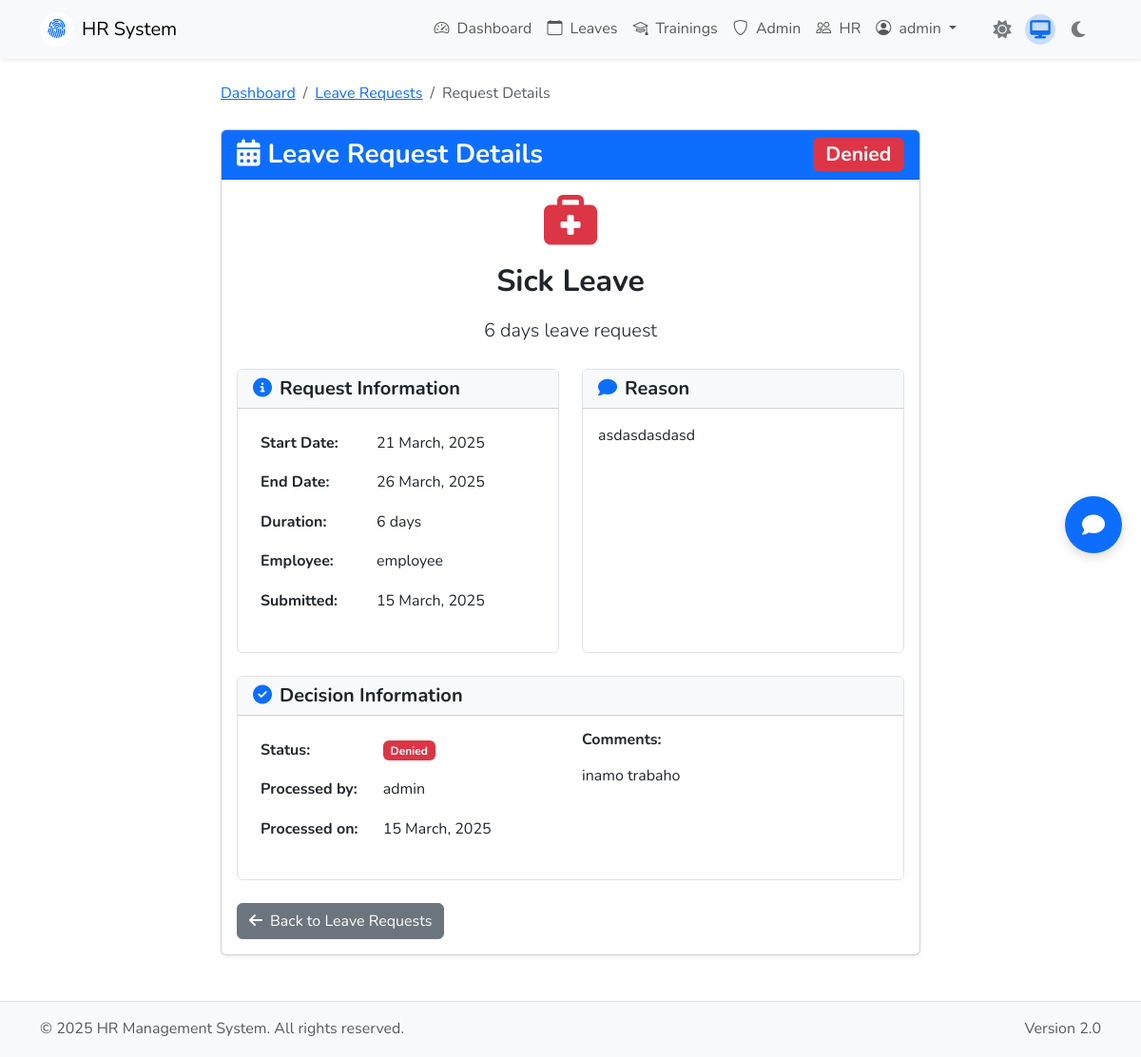
/leaves/2 (signed in), run on the app's committed database.
### models.py (models this page shows, shortened)
class User(UserMixin, db.Model):
    id = db.Column(db.Integer, primary_key=True)
    username = db.Column(db.String(80), unique=True, nullable=False)
    email = db.Column(db.String(120), unique=True, nullable=False)
    password_hash = db.Column(db.String(200), nullable=False)
    department = db.Column(db.String(100), nullable=False)
    role = db.Column(db.String(20), nullable=False, default='employee')  # 'employee', 'hr', 'admin'
    def is_admin(self):
        return self.role == 'admin'
    def is_hr(self):
        return self.role == 'hr'

class LeaveRequest(db.Model):
    id = db.Column(db.Integer, primary_key=True)
    employee_id = db.Column(db.Integer, db.ForeignKey('user.id'), nullable=False)
    approver_id = db.Column(db.Integer, db.ForeignKey('user.id'), nullable=True)
    leave_type = db.Column(db.String(50), nullable=False)  # vacation, sick, personal, etc.
    start_date = db.Column(db.Date, nullable=False)
    end_date = db.Column(db.Date, nullable=False)
    status = db.Column(db.String(20), default='pending')  # pending, approved, denied
    reason = db.Column(db.Text)
    approval_comment = db.Column(db.Text)
    created_at = db.Column(db.DateTime, default=datetime.utcnow)
    updated_at = db.Column(db.DateTime, default=datetime.utcnow, onupdate=datetime.utcnow)
    employee = db.relationship('User', foreign_keys=[employee_id], backref=db.backref('leave_requests', lazy='dynamic'))
    approver = db.relationship('User', foreign_keys=[approver_id], backref=db.backref('approved_leaves', lazy='dynamic'))
    @property
    def duration_days(self):
        if self.start_date and self.end_date:
            return (self.end_date - self.start_date).days + 1
        return 0
    @property
    def status_badge_color(self):
        if self.status == 'approved':
            return 'bg-success'
        elif self.status == 'denied':
            return 'bg-danger'
        else:  # pending
            return 'bg-warning'

### app.py (the view)
@app.route('/leaves/<int:leave_id>')
@login_required
def view_leave(leave_id):
    leave = LeaveRequest.query.get_or_404(leave_id)
    if not (current_user.id == leave.employee_id or current_user.is_hr() or current_user.is_admin()):
        flash("You don't have permission to view this leave request", "danger")
        return redirect(url_for('dashboard'))
    return render_template('leaves/view.html', leave=leave)

### app.py (called while the page is built)
@login_manager.user_loader
def load_user(user_id):
    return User.query.get(int(user_id))

@app.context_processor
def utility_processor():
    def get_profile_image_url(profile_image, width=300, height=300, version=None):
        if not profile_image or profile_image == 'default-profile':
            return url_for('static', filename='img/default-profile.png')
        return get_optimized_url(profile_image, width, height, version=version)
    now = datetime.now()
    return dict(get_profile_image_url=get_profile_image_url, now=now)

### templates/leaves/view.html (shortened to what this page needs)
{% extends "base.html" %}
{% block content %}
<div class="row justify-content-center">
    <div class="col-lg-8">
        <nav aria-label="breadcrumb" class="mb-4">
            <ol class="breadcrumb">
                <li class="breadcrumb-item"><a href="{{ url_for('dashboard') }}">Dashboard</a></li>
                <li class="breadcrumb-item"><a href="{{ url_for('leaves') }}">Leave Requests</a></li>
                <li class="breadcrumb-item active" aria-current="page">Request Details</li>
            </ol>
        </nav>
        <div class="card shadow-sm mb-4">
            <div class="card-header bg-primary text-white">
                <h3 class="card-title mb-0 d-flex justify-content-between align-items-center">
                    <span><i class="fas fa-calendar-alt me-2"></i>Leave Request Details</span>
                    <span class="badge {{ leave.status_badge_color }}">{{ leave.status.title() }}</span>
                </h3>
            </div>
            <div class="card-body">
                <div class="text-center mb-4">
                    {% if leave.leave_type == 'vacation' %}
                        <i class="fas fa-umbrella-beach display-4 text-primary mb-3"></i>
                    {% elif leave.leave_type == 'sick' %}
                        <i class="fas fa-briefcase-medical display-4 text-danger mb-3"></i>
                    {% elif leave.leave_type == 'personal' %}
                        <i class="fas fa-user-clock display-4 text-info mb-3"></i>
                    {% elif leave.leave_type == 'bereavement' %}
                        <i class="fas fa-heart-broken display-4 text-secondary mb-3"></i>
                    {% elif leave.leave_type == 'maternity' or leave.leave_type == 'paternity' %}
                        <i class="fas fa-baby display-4 text-success mb-3"></i>
                    {% else %}
                        <i class="fas fa-calendar-minus display-4 text-warning mb-3"></i>
                    {% endif %}
                    <h2>{{ leave.leave_type.title() }} Leave</h2>
                    <p class="lead">{{ leave.duration_days }} day{% if leave.duration_days > 1 %}s{% endif %} leave request</p>
                </div>
                <div class="row">
                    <div class="col-md-6 mb-4">
                        <div class="card h-100 border">
                            <div class="card-header bg-light">
                                <h5 class="mb-0"><i class="fas fa-info-circle me-2 text-primary"></i>Request Information</h5>
                            </div>
                            <div class="card-body">
                                <table class="table table-borderless">
                                    <tr>
                                        <th width="40%">Start Date:</th>
                                        <td>{{ leave.start_date.strftime('%d %B, %Y') }}</td>
                                    </tr>
                                    <tr>
                                        <th>End Date:</th>
                                        <td>{{ leave.end_date.strftime('%d %B, %Y') }}</td>
                                    </tr>
                                    <tr>
                                        <th>Duration:</th>
                                        <td>{{ leave.duration_days }} day{% if leave.duration_days > 1 %}s{% endif %}</td>
                                    </tr>
                                    <tr>
                                        <th>Employee:</th>
                                        <td>{{ leave.employee.username }}</td>
                                    </tr>
                                    <tr>
                                        <th>Submitted:</th>
                                        <td>{{ leave.created_at.strftime('%d %B, %Y') }}</td>
                                    </tr>
                                </table>
                            </div>
                        </div>
                    </div>
                    <div class="col-md-6 mb-4">
                        <div class="card h-100 border">
                            <div class="card-header bg-light">
                                <h5 class="mb-0"><i class="fas fa-comment me-2 text-primary"></i>Reason</h5>
                            </div>
                            <div class="card-body">
                                <p>{{ leave.reason }}</p>
                            </div>
                        </div>
                    </div>
                </div>
                {% if leave.status != 'pending' %}
                <div class="card border mb-4">
                    <div class="card-header bg-light">
                        <h5 class="mb-0"><i class="fas fa-check-circle me-2 text-primary"></i>Decision Information</h5>
                    </div>
                    <div class="card-body">
                        <div class="row">
                            <div class="col-md-6">
                                <table class="table table-borderless">
                                    <tr>
                                        <th width="40%">Status:</th>
                                        <td><span class="badge {{ leave.status_badge_color }}">{{ leave.status.title() }}</span></td>
                                    </tr>
                                    <tr>
                                        <th>Processed by:</th>
                                        <td>{{ leave.approver.username }}</td>
                                    </tr>
                                    <tr>
                                        <th>Processed on:</th>
                                        <td>{{ leave.updated_at.strftime('%d %B, %Y') }}</td>
                                    </tr>
                                </table>
                            </div>
                            <div class="col-md-6">
                                <h6>Comments:</h6>
                                <p class="mb-0">{{ leave.approval_comment or 'No comments provided.' }}</p>
                            </div>
                        </div>
                    </div>
                </div>
                {% endif %}
                <div class="d-flex justify-content-between mt-3">
                    <a href="{{ url_for('leaves') }}" class="btn btn-secondary">
                        <i class="fas fa-arrow-left me-2"></i>Back to Leave Requests
                    </a>
                </div>
            </div>
        </div>
    </div>
</div>
{% endblock %}

### templates/base.html (shortened to what this page needs)
<!DOCTYPE html>
<html lang="en">
<head>
    <link href="https://cdn.jsdelivr.net/npm/bootstrap@5.3.0/dist/css/bootstrap.min.css" rel="stylesheet">
    <link rel="stylesheet" href="https://cdn.jsdelivr.net/npm/bootstrap-icons@1.10.0/font/bootstrap-icons.css">
    <link rel="stylesheet" href="https://cdnjs.cloudflare.com/ajax/libs/font-awesome/6.4.0/css/all.min.css">
    <link rel="stylesheet" href="{{ url_for('static', filename='css/ui-kit.css') }}">
    <link rel="stylesheet" href="{{ url_for('static', filename='css/theme-toggle.css') }}">
</head>
<body>
    <nav class="navbar navbar-expand-lg navbar-light bg-body-tertiary sticky-top shadow-sm">
        <div class="container">
            <a class="navbar-brand d-flex align-items-center" href="{{ url_for('index') }}">
                <div class="brand-icon me-2 d-flex align-items-center justify-content-center bg-white rounded-circle" style="width:36px;height:36px;">
                    <i class="bi bi-fingerprint text-primary" style="font-size:1.3rem;"></i>
                </div>
                <span>HR System</span>
            </a>
            <div class="collapse navbar-collapse" id="navbarNav">
                <ul class="navbar-nav ms-auto">
                    {% if current_user.is_authenticated %}
                    <li class="nav-item">
                        <a class="nav-link" href="{{ url_for('dashboard') }}">
                            <i class="bi bi-speedometer2 me-1"></i> Dashboard
                        </a>
                    </li>
                    <li class="nav-item">
                        <a class="nav-link" href="{{ url_for('leaves') }}">
                            <i class="bi bi-calendar me-1"></i> Leaves
                        </a>
                    </li>
                    <li class="nav-item">
                        <a class="nav-link" href="{{ url_for('trainings') }}">
                            <i class="bi bi-mortarboard me-1"></i> Trainings
                        </a>
                    </li>
                    {% if current_user.is_admin() %}
                    <li class="nav-item">
                        <a class="nav-link" href="{{ url_for('admin_dashboard') }}">
                            <i class="bi bi-shield me-1"></i> Admin
                        </a>
                    </li>
                    {% endif %}
                    {% if current_user.is_hr() or current_user.is_admin() %}
                    <li class="nav-item">
                        <a class="nav-link" href="{{ url_for('hr_dashboard') }}">
                            <i class="bi bi-people me-1"></i> HR
                        </a>
                    </li>
                    {% endif %}
                    <li class="nav-item dropdown">
                        <a class="nav-link dropdown-toggle" href="#" role="button" data-bs-toggle="dropdown">
                            <i class="bi bi-person-circle me-1"></i> {{ current_user.username }}
                        </a>
                    </li>
                    {% endif %}
                </ul>
                {% include 'components/theme_toggle.html' %}
            </div>
        </div>
    </nav>
    <div class="container my-4">
        <div id="content-wrapper">
            {% block content %}{% endblock %}
        </div>
    </div>
    <footer class="footer mt-auto py-3 bg-body-tertiary border-top">
        <div class="container">
            <div class="row">
                <div class="col-md-6 text-center text-md-start">
                    <span class="text-body-secondary">© 2025 HR Management System. All rights reserved.</span>
                </div>
                <div class="col-md-6 text-center text-md-end">
                    <span class="text-body-secondary">Version 2.0</span>
                </div>
            </div>
        </div>
    </footer>
    {% if current_user.is_authenticated %}
    {% include 'components/chatbot.html' %}
    {% endif %}
    <link rel="stylesheet" href="{{ url_for('static', filename='css/chatbot.css') }}">
</body>
</html>

### static/css/ui-kit.css (style rules this page uses)
:root { --hr-primary: #4e73df; --hr-primary-hover: #2e59d9; --hr-success: #1cc88a; --hr-info: #36b9cc; --hr-warning: #f6c23e; --hr-danger: #e74a3b; --hr-secondary: #858796; --hr-light: #f8f9fc; --hr-dark: #5a5c69; --hr-space-xs: 0.25rem; --hr-space-sm: 0.5rem; --hr-space-md: 1rem; --hr-space-lg: 1.5rem; --hr-space-xl: 2rem; --hr-space-xxl: 3rem; --hr-font-family: 'Nunito', -apple-system, BlinkMacSystemFont, "Segoe UI", Roboto, "Helvetica Neue", Arial, sans-serif; --hr-body-font-size: 1rem; --hr-border-radius-sm: 0.25rem; --hr-border-radius: 0.35rem; --hr-border-radius-lg: 0.5rem; --hr-border-radius-xl: 1rem; }
body { font-family: var(--hr-font-family); font-size: var(--hr-body-font-size); line-height: 1.6; }
h1, h2, h3, h4, h5, h6 { font-weight: 700; line-height: 1.2; margin-bottom: var(--hr-space-md); }

### static/css/theme-toggle.css (style rules this page uses)
html { transition: background-color 0.3s ease, color 0.3s ease; }
body { transition: background-color 0.3s ease, color 0.3s ease; }
.card, .navbar, .btn, .form-control, .form-select, .modal, .table, .input-group-text, .dropdown-menu, .alert, .badge { transition: all 0.3s ease; }

### data on the page
User: username "admin", approver.username "admin"
LeaveRequest: status "Denied", leave_type "Sick", duration_days "6", start_date "21 March, 2025", end_date "26 March, 2025", created_at "15 March, 2025", reason "asdasdasdasd", updated_at "15 March, 2025", approval_comment "inamo trabaho"
User: employee.username "employee"
